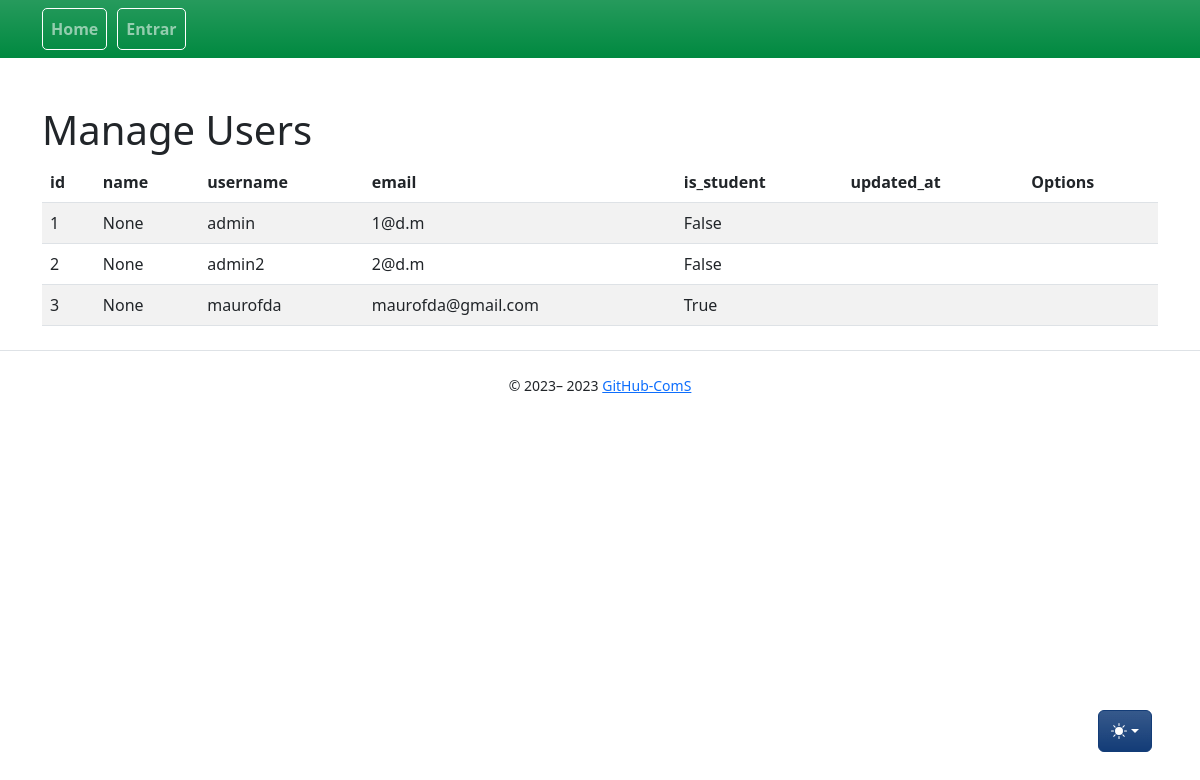
The app's page /users/, older data.
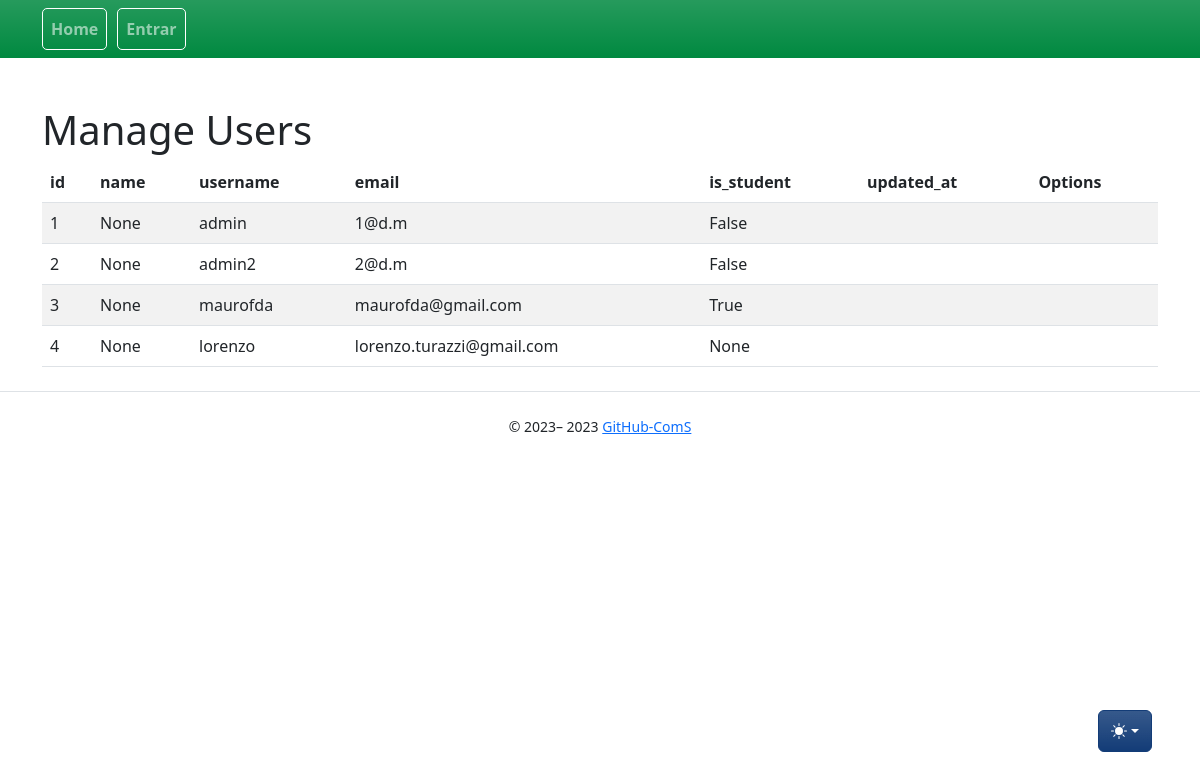
The same page, newer data.
### app/models/user.py (models this page shows, shortened)
class User(UserMixin, db.Model):
    __tablename__ = "user"
    id = db.Column(db.Integer, primary_key=True)
    name = db.Column(db.String, nullable=True)
    username = db.Column(db.String(80), unique=True, nullable=False)
    email = db.Column(db.String(120), unique=True, nullable=False)
    pwd = db.Column(db.String(300), nullable=False)
    is_student = db.Column(db.BOOLEAN)

### app/controllers/users_controllers.py (the view)
@bp.route("/", methods=["GET", "POST"])
def index():
    users = User.query.all()
    return render_template(_j.index, entities=users, **properties)

### app/templates/users/index.jinja2 (shortened to what this page needs)
{% extends "base.jinja2" %}
{% from 'bootstrap5/utils.html' import render_icon %}
{% from 'macros/component_confirm_modal.jinja2' import confirmModalMacro, confirmModalScript %}
{% block head %}
{{ super() }}
{% endblock %}
{% block content %}
<div class="table-wrapper">
    <div class="table-title">
        <div class="row">
            <div class="col-sm-6">
                <h1>Manage {{title}}</h1>
            </div>
            <div class="col-sm-6">
            </div>
        </div>
    </div>
    <table class="table table-striped table-hover">
        <thead>
            <tr>
                {% for field in list_fields %}
                <th>{{ field }}</th>
                {% endfor %}
                <th>Options</th>
            </tr>
        </thead>
        <tbody>
            {% for entity in entities %}
            <tr>
                {% for field in list_fields %}
                <td>{{ entity[field] }}</td>
                {% endfor %}
                <td>
                    <a class="btn" href="{{ url_for('users.edit', id=entity.id) }}" data-toggle="tooltip"
                        data-placement="top" title="Tooltip on top"></a>
                    <a  href="#" class="btn clickForActionToConfirm" entity-id="{{entity.id}}" data-bs-toggle="modal"
                        data-bs-target="#modalConfirm" data-entity-reference="{{entity.username}}"
                        data-action="{{url_for('users.delete', id=entity.id)}}" data-action-text="delete" title="delete">
                    </a>
                </td>
            </tr>
            {% endfor %}
        </tbody>
    </table>
</div>
{% endblock %}

### app/templates/base.jinja2 (shortened to what this page needs)
{% from 'bootstrap5/utils.html' import render_messages %}
{% from 'bootstrap5/form.html' import render_form %}
{% from 'bootstrap5/nav.html' import render_nav_item, render_breadcrumb_item %}
<!doctype html>
<html lang="pt-BR" data-bs-theme="auto">
  <head>
    {% block head %}
    {% block styles %}
    {{ bootstrap.load_css() }}
    <link href="/static/css/bootstrap.min.css" rel="stylesheet" type="text/css">
    {% endblock %}
    {% endblock %}
  </head>
  <body >
    <nav style="background:#008940;" class="navbar navbar-dark navbar-expand-lg mb-5 fs-6 fw-semibold mobile-toggler bg-gradient" >
      <div class="container" >
        <div class="collapse navbar-collapse text-white nav-pills" id="navbarSupportedContent">
          <ul class="navbar-nav mr-auto">
            <div class="nav_bar_box" >
              {{ render_nav_item('main.index', 'Home') }}
            </div>
            {% if current_user.is_authenticated %}
            <div class="nav_bar_box">
              {{ render_nav_item('solicitations.index', 'Solicitações') }}
            </div>
            <div class="nav_bar_box">
              {{ render_nav_item ('auth.upload', 'Docs') }}
            </div>
            <div class="nav_bar_box">
              {{ render_nav_item('schools.index', 'Escolas') }}
            </div>
          </ul>
        </div>
        <div>
          <ul class="navbar-nav collapse navbar-collapse mr-auto " id="navbarSupportedContent">
            <form class="d-flex" role="search">
              <input class="form-control form-control me-1 bg-221259 container-fluid" type="search"
                placeholder="Filtrar" aria-label="Search" id="filter">
              <button class="btn btn-outline-light me-5" type="submit">Buscar</button>
            </form>
          </ul>
        </div>
        <div>
          <ul class="navbar-nav collapse navbar-collapse me-0" id="navbarSupportedContent">
            <div class="nav_bar_box ms-0">
              {{ render_nav_item('auth.profile', (current_user.username|upper)) }}
            </div>
            <div class="nav_bar_box ml-2">
              {{ render_nav_item('auth.logout', 'Sair') }}
            </div>
            {% elif not current_user.is_authenticated %}
            <div class="nav_bar_box">
              {{ render_nav_item('auth.login', 'Entrar') }}
            </div>
            {% endif %}
          </ul>
        </div>
      </div>
    </nav>
    <div class="dropdown position-fixed bottom-0 end-0 mb-5 me-5 bd-mode-toggle">
      <button class="btn btn-bd-primary py-2 dropdown-toggle d-flex align-items-center bg-gradient" id="bd-theme"
        type="button" title="Toggle theme" aria-expanded="false" data-bs-toggle="dropdown"
        aria-label="Toggle theme(auto)">
        <svg class="bi my-1 theme-icon-active" width="1em" height="1em" title="color mode">
          <use href="#circle-half"></use>
        </svg>
      </button>
    </div>
    <main class="container">
      {% block content %}
      {% endblock %}
    </main>
    <footer class="text-center">
      {% block footer %}
      <div class="d-flex flex-column flex-sm-row justify-content-center py-4 my-4 border-top">
        <small> &copy; 2023–
          <script>document.write(new Date().getFullYear())</script> <a
            href="https://github.com/mauro-fernandes/ComS-rottenpotatoes">GitHub-ComS</a>
        </small>
      </div>
      {% endblock %}
    </footer>
  </body>
</html>

### app/templates/base.jinja2 (style rules this page uses)
.nav_bar_box { background-color: transparent; color: #ffffff; padding: 0px; border-radius: 5px; border: 1px solid #ffffff; width: auto; height: 2.6rem; margin-right: 10px; }
.bi { vertical-align: -.125em; fill: currentColor; }
.btn-bd-primary { --bd-violet-bg: hsl(215, 73%, 27%); --bd-violet-rgb: 112.520718, 44.062154, 249.437846; --bs-btn-font-weight: 600; --bs-btn-color: var(--bs-white); --bs-btn-bg: var(--bd-violet-bg); --bs-btn-border-color: var(--bd-violet-bg); --bs-btn-hover-color: var(--bs-white); --bs-btn-hover-bg: hsl(215, 85%, 37%); --bs-btn-hover-border-color: hsl(215, 75%, 52%); --bs-btn-focus-shadow-rgb: var(--bd-violet-rgb); --bs-btn-active-color: var(--bs-btn-hover-color); --bs-btn-active-bg: hsl(215, 70%, 46%); --bs-btn-active-border-color: hsl(234, 70%, 46%); }
.bd-mode-toggle { z-index: 1500; }

Row changes from the older to the newer data that the page shows:
added User: id "4" "None" "lorenzo" "lorenzo.turazzi@gmail.com" "None"
